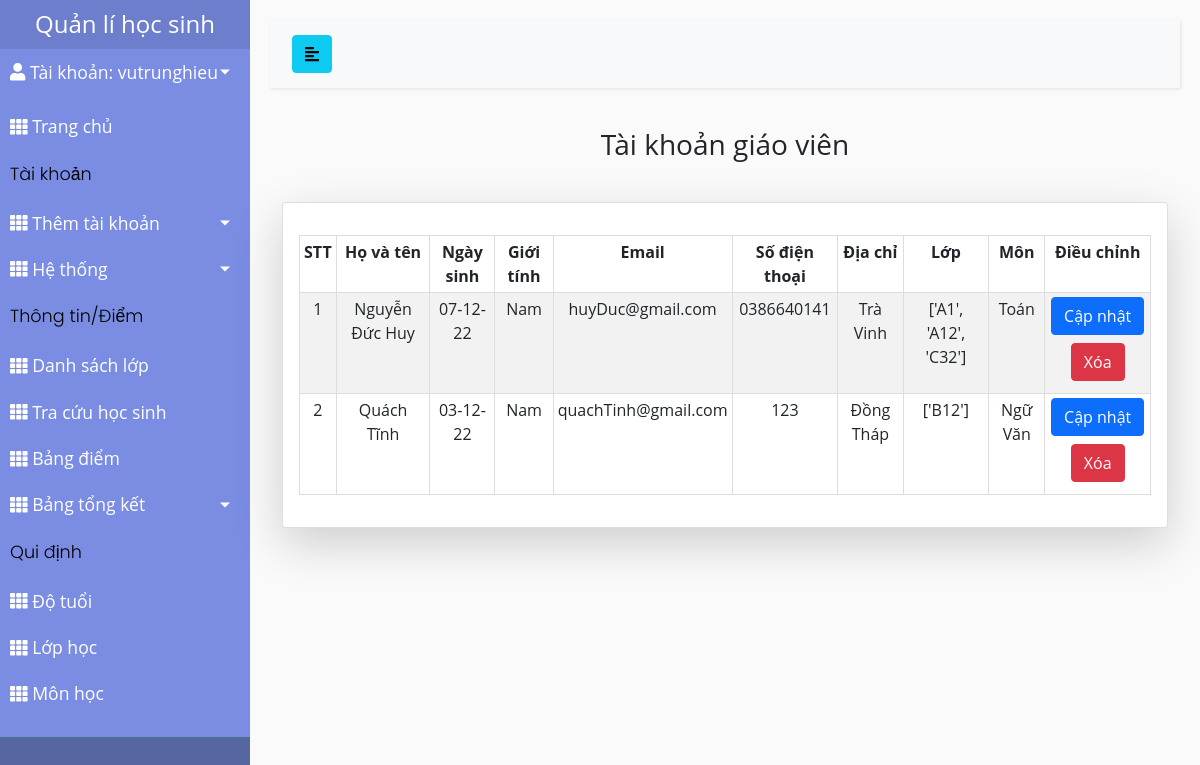
/danhsachtaikhoanGV/ (signed in), run on the app's committed database.
### studentMan/models.py (models this page shows, shortened)
class CustomUser(AbstractUser):
    USER_TYPE = (('1', "Admin"), ('2', "Teacher"), ('3', "Student"))
    SEX_CATELOGY = [("1", "Nam"), ("0", "Nữ")]
    now = datetime.now().strftime('%Y-%m-%d')
    username = models.CharField(max_length=200, unique=True)
    role = models.CharField(default='1', choices=USER_TYPE, max_length=1)
    is_active = models.BooleanField(default=True)
    is_staff = models.BooleanField(default=False)
    is_superuser = models.BooleanField(default=False)
    name = models.CharField(default='', max_length=200)
    dateOfBirth = models.DateTimeField(default=datetime.strptime(now,'%Y-%m-%d'))
    sex = models.CharField(default='1', choices=SEX_CATELOGY,max_length=1)
    phone = models.CharField(default='', max_length=20)
    email = models.EmailField(default='')
    address = models.TextField(default='')
    USERNAME_FIELD = "username"
    REQUIRED_FIELDS = []
    objects = CustomUserManager()
    def __str__(self):
        return self.username

class Teacher(models.Model):
    user = models.OneToOneField(CustomUser, on_delete=models.CASCADE)
    classOfSchool = models.ManyToManyField(ClassOfSchool,blank =True)
    subject = models.ForeignKey(Subject,blank =True, on_delete=models.CASCADE)

class Subject(models.Model):
    SubjectID = models.CharField(max_length=200, null=False, unique=True)
    name = models.CharField(max_length=200, null=False, unique=True)
    approved_mark = models.FloatField(null=False)
    year = models.ForeignKey(Age, null=False, on_delete=models.CASCADE)

### studentMan/decorators.py (the view)
        def wrapper_func(request, *args, **kwargs):
            role = CustomUser.objects.get(username=request.user.username).role
            if role:
                role = CustomUser.USER_TYPE[int(role) - 1][1]
            if role in allowed_roles:
                return view_func(request, *args, **kwargs)
            else:
                return HttpResponse('You are not authorized to view this page')

### studentMan/context_processors.py (called while the page is built)
def get_role(request):
    user = CustomUser.objects.filter(username=request.user.username)
    role = ""
    if len(user) != 0:
        role = CustomUser.USER_TYPE[int(user[0].role) - 1][1]
    return {'role': role}

### studentMan/views.py (called while the page is built)
@allowed_users(allowed_roles=['Admin'])
def dsTaiKhoanGV(request):
    accountsTeacher = Teacher.objects.all()
    formatDate = [a.user.dateOfBirth.strftime("%d-%m-%y") for a in accountsTeacher]
    classes = []
    for a in accountsTeacher:
        classes.append([c.classId for c in a.classOfSchool.all()])
    accounts = zip(accountsTeacher, formatDate, classes)
    context = {
        'accounts': accounts,
    }
    return render(request, 'admin_template/dsTaiKhoanGV.html', context=context)

### studentMan/templates/admin_template/dsTaiKhoanGV.html
{% extends 'studentMan/base.html' %}
{% load static %}
{% block content %}
    <h3 class="label">Tài khoản giáo viên</h3>
    <div class="card card-body shadow-lg">
        <table class="table table-sm">
                    <table class="table table-sm">
            <tr>
                <th>STT</th>
                <th>Họ và tên</th>
                <th>Ngày sinh</th>
                <th>Giới tính</th>
                <th>Email</th>
                <th>Số điện thoại</th>
                <th>Địa chỉ</th>
                <th>Lớp</th>
                <th>Môn</th>
                <th>Điều chỉnh</th>
            </tr>
            {% for account,date,class in accounts %}
                <tr>
                    <td>{{ forloop.counter }}</td>
                    <td>{{account.user.name}}</td>
                    <td>{{date}}</td>
                    {%if account.user.sex == '1'%}
                        <td>Nam</td>
                    {%else%}
                        <td>Nữ</td>
                    {%endif%}
                    <td>{{account.user.email}}</td>
                    <td>{{account.user.phone}}</td>
                    <td>{{account.user.address}}</td>
                    <td>{{class}}</td>
                    <td>{{account.subject.name}}</td>
                    <td>
                        <a href="{% url 'capNhatTKGV' account.id %}" class="btn btn-primary mb-2">Cập nhật</a>
                        <a href="{% url 'xoaTKGV' account.id %}" onclick="return confirm('Xác nhận xóa tài khoản này ?')" class="btn btn-danger mb-2">Xóa</a>
                    </td>
                </tr>
            {% endfor %}
        </table>
    </div>
    <br>
{% endblock content %}

### studentMan/templates/studentMan/sidebar_template.html (shortened to what this page needs)
{% load static %}
<aside>
    <div class="sidebar-header" style="padding: 10px 20px">
        <a href="{% url 'admin_home' %}" class="brand-link">
            <h4 class="HEADER" style="margin: 0">Quản lí học sinh</h4>
        </a>
    </div>
    <link rel="stylesheet" href="{% static './css/roles.css' %}">
    <nav>
        <ul class="list-unstyled components">
            <li class="info">
                <a href="#profileMunu" data-toggle="collapse" aria-expanded="false" class="dropdown-toggle mb-2">
                    <i class="nav-icon fas fa-user"></i>
                    Tài khoản: {{user}}
                </a>
            </li>
            {% if role == 'Admin' %}
                <li>
                    {% url 'admin_home' as admin_home %}
                    <a href="{{ admin_home }}" class="{% if admin_home == request.path %} active {% endif %}">
                        <i class="nav-icon fas fa-th"></i>
                        <span>
                            Trang chủ
                        </span>
                    </a>
                </li>
                <div class="sidebar-content"><p>Tài khoản</p></div>
                <li>
                    <a href="#accountSubmenu" data-toggle="collapse" aria-expanded="false" class="dropdown-toggle">
                        <i class="nav-icon fas fa-th"></i>
                        <span>
                            Thêm tài khoản
                        </span>
                    </a>
                </li>
                <li>
                    <a href="#listAccountSubmenu" data-toggle="collapse" aria-expanded="false" class="dropdown-toggle">
                        <i class="nav-icon fas fa-th"></i>
                            <span>Hệ thống</span>
                    </a>
                </li>
            {% endif %}
            <div class="sidebar-content"><p>Thông tin/Điểm</p></div>
            {% if role == 'Admin' or role == 'Teacher' %}
                <li>
                    {% url 'dsLop' as dsLop %}
                    <a href="{{ dsLop }}" class="{% if dsLop == request.path %} active {% endif %}">
                        <i class="nav-icon fas fa-th"></i>
                        <span>Danh sách lớp</span>
                    </a>
                </li>
            {%endif%}
            {% if role == 'Admin' or role == 'Teacher' %}
                <li>
                    {% url 'chonNienKhoaTraCuu' as chonNienKhoaTraCuu %}
                    <a href="{{ chonNienKhoaTraCuu }}"
                        class="{% if chonNienKhoaTraCuu == request.path %} active {% endif %}">
                        <i class="nav-icon fas fa-th"></i>
                        <span>
                    Tra cứu học sinh
                </span>
                    </a>
                </li>
            {% endif %}
            {% if role == 'Admin' %}
                <li>
                    {% url 'bangDiem' as bangDiem %}
                    <a href="{{ bangDiem }}"
                        class="{% if bangDiem == request.path %} active {% endif %}">
                        <i class="nav-icon fas fa-th"></i>
                        <span>
                        Bảng điểm
                    </span>
                    </a>
                </li>
            {%endif%}
            {% if role == 'Admin' %}
            <li>
                <a href="#summarySubmenu" data-toggle="collapse" aria-expanded="false" class="dropdown-toggle">
                    <i class="nav-icon fas fa-th"></i>
                    <span>
                    Bảng tổng kết
                </span>
                </a>
            </li>
            {%endif%}
            {% if role == 'Admin' %}
                <div class="sidebar-content"><p>Qui định</p></div>
                <li class="nav-item">
                    {% url 'quanLiTuoi' as quan_li_do_tuoi %}
                    <a href="{{ quan_li_do_tuoi }}"
                        class="{% if quan_li_do_tuoi == request.path %} active {% endif %}">
                        <i class="nav-icon fas fa-th"></i>
                        <span>Độ tuổi</span>
                    </a>
                </li>
                <li class="nav-item">
                    {% url 'quanLiLop' as quan_li_lop_hoc %}
                    <a href="{{ quan_li_lop_hoc }}"
                        class="{% if quan_li_lop_hoc == request.path %} active {% endif %}">
                        <i class="nav-icon fas fa-th"></i>
                        <span>Lớp học</span>
                    </a>
                </li>
                <li class="nav-item">
                    {% url 'quanLiMon' as quan_li_mon_hoc %}
                    <a href="{{ quan_li_mon_hoc }}"
                        class="{% if quan_li_mon_hoc == request.path %} active {% endif %}">
                        <i class="nav-icon fas fa-th"></i>
                        <span>Môn học</span>
                    </a>
                </li>
            {% endif %}
        </ul>
    </nav>
</aside>

### static/css/styles.css (style rules this page uses)
body { font-family: "Open Sans", sans-serif; background: #fafafa; position: relative }
p { font-family: 'Poppins', sans-serif; font-size: 1.1em; font-weight: 300; line-height: 1.7em; color: #999; }
a, a:hover, a:focus { color: inherit; text-decoration: none; transition: all 0.3s; }
#sidebar .sidebar-header { padding: 20px; background: #6d7fcc; }
#sidebar .sidebar-content { color: #000; }
#sidebar ul.components { padding: 20px 0; border-bottom: 1px solid #47748b; }
#sidebar ul p { color: #000; padding: 10px; margin-bottom: 0; }
#sidebar ul li a { padding: 10px; font-size: 1.1em; display: block; }
a[data-toggle="collapse"] { position: relative; }
.dropdown-toggle::after { display: block; position: absolute; top: 50%; right: 20px; transform: translateY(-50%); }
#content .label { text-align: center; margin-bottom: 40px; }

### static/css/styles_table.css (style rules this page uses)
table, td, th { border: 1px solid #ddd; text-align: center; }
table { border-collapse: collapse; width: 100%; }
th, td { padding: 15px; }
tr:nth-child(even) { background-color: #f2f2f2; }

### static/css/roles.css (style rules this page uses)
.HEADER { text-align: center; }
.list-unstyled.components { padding-top: 0 !important; background-color: #7A8DE3FF; }

### data on the page
CustomUser: username "vutrunghieu"
Teacher: user.name "Nguyễn Đức Huy", date "07-12-22", shows "Nam", user.email "huyDuc@gmail.com", user.phone "0386640141", user.address "Trà Vinh", class "['A1', 'A12', 'C32']", subject.name "Toán"
Teacher: user.name "Quách Tĩnh", date "03-12-22", shows "Nam", user.email "quachTinh@gmail.com", user.phone "123", user.address "Đồng Tháp", class "['B12']", subject.name "Ngữ Văn"
